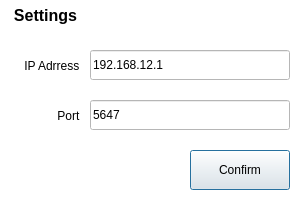
<?xml version="1.0" encoding="UTF-8"?>
<ui version="4.0">
 <class>DialogSettings</class>
 <widget class="QDialog" name="DialogSettings">
  <property name="geometry">
   <rect>
    <x>0</x>
    <y>0</y>
    <width>300</width>
    <height>200</height>
   </rect>
  </property>
  <property name="palette">
   <palette>
    <active>
     <colorrole role="Base">
      <brush brushstyle="SolidPattern">
       <color alpha="255">
        <red>255</red>
        <green>255</green>
        <blue>255</blue>
       </color>
      </brush>
     </colorrole>
     <colorrole role="Window">
      <brush brushstyle="SolidPattern">
       <color alpha="255">
        <red>255</red>
        <green>255</green>
        <blue>255</blue>
       </color>
      </brush>
     </colorrole>
    </active>
    <inactive>
     <colorrole role="Base">
      <brush brushstyle="SolidPattern">
       <color alpha="255">
        <red>255</red>
        <green>255</green>
        <blue>255</blue>
       </color>
      </brush>
     </colorrole>
     <colorrole role="Window">
      <brush brushstyle="SolidPattern">
       <color alpha="255">
        <red>255</red>
        <green>255</green>
        <blue>255</blue>
       </color>
      </brush>
     </colorrole>
    </inactive>
    <disabled>
     <colorrole role="Base">
      <brush brushstyle="SolidPattern">
       <color alpha="255">
        <red>255</red>
        <green>255</green>
        <blue>255</blue>
       </color>
      </brush>
     </colorrole>
     <colorrole role="Window">
      <brush brushstyle="SolidPattern">
       <color alpha="255">
        <red>255</red>
        <green>255</green>
        <blue>255</blue>
       </color>
      </brush>
     </colorrole>
    </disabled>
   </palette>
  </property>
  <property name="windowTitle">
   <string>Settings</string>
  </property>
  <property name="autoFillBackground">
   <bool>false</bool>
  </property>
  <widget class="QPushButton" name="pushButton">
   <property name="geometry">
    <rect>
     <x>190</x>
     <y>150</y>
     <width>100</width>
     <height>40</height>
    </rect>
   </property>
   <property name="text">
    <string>Confirm</string>
   </property>
  </widget>
  <widget class="QLabel" name="label">
   <property name="geometry">
    <rect>
     <x>0</x>
     <y>0</y>
     <width>91</width>
     <height>31</height>
    </rect>
   </property>
   <property name="font">
    <font>
     <pointsize>12</pointsize>
     <weight>75</weight>
     <bold>true</bold>
    </font>
   </property>
   <property name="text">
    <string>Settings</string>
   </property>
   <property name="textFormat">
    <enum>Qt::AutoText</enum>
   </property>
   <property name="alignment">
    <set>Qt::AlignCenter</set>
   </property>
  </widget>
  <widget class="QLabel" name="label_2">
   <property name="geometry">
    <rect>
     <x>5</x>
     <y>50</y>
     <width>81</width>
     <height>31</height>
    </rect>
   </property>
   <property name="text">
    <string>IP Adrress  </string>
   </property>
   <property name="alignment">
    <set>Qt::AlignRight|Qt::AlignTrailing|Qt::AlignVCenter</set>
   </property>
  </widget>
  <widget class="QLabel" name="label_3">
   <property name="geometry">
    <rect>
     <x>5</x>
     <y>100</y>
     <width>81</width>
     <height>31</height>
    </rect>
   </property>
   <property name="text">
    <string>Port  </string>
   </property>
   <property name="alignment">
    <set>Qt::AlignRight|Qt::AlignTrailing|Qt::AlignVCenter</set>
   </property>
  </widget>
  <widget class="QLineEdit" name="lineEdit_IP">
   <property name="geometry">
    <rect>
     <x>90</x>
     <y>50</y>
     <width>200</width>
     <height>30</height>
    </rect>
   </property>
   <property name="inputMask">
    <string/>
   </property>
   <property name="text">
    <string>192.168.12.1</string>
   </property>
  </widget>
  <widget class="QLineEdit" name="lineEdit_Port">
   <property name="geometry">
    <rect>
     <x>90</x>
     <y>100</y>
     <width>200</width>
     <height>30</height>
    </rect>
   </property>
   <property name="inputMask">
    <string/>
   </property>
   <property name="text">
    <string>5647</string>
   </property>
  </widget>
 </widget>
 <resources/>
 <connections>
  <connection>
   <sender>pushButton</sender>
   <signal>clicked()</signal>
   <receiver>DialogSettings</receiver>
   <slot>accept()</slot>
   <hints>
    <hint type="sourcelabel">
     <x>239</x>
     <y>169</y>
    </hint>
    <hint type="destinationlabel">
     <x>149</x>
     <y>99</y>
    </hint>
   </hints>
  </connection>
 </connections>
</ui>
